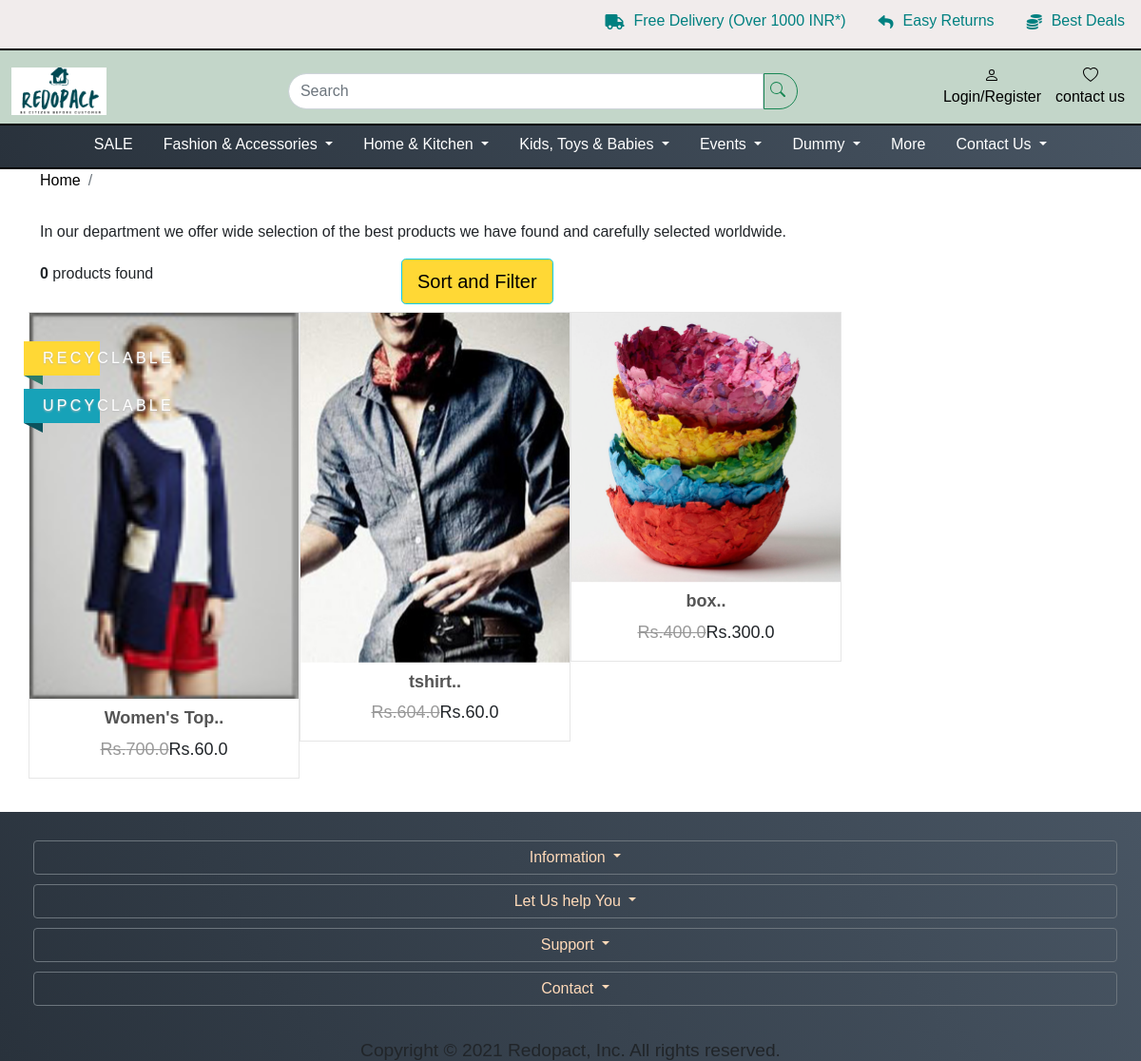
The page /listing/ on the database its author committed.
### shop/models.py (models this page shows, shortened)
class Product(models.Model):
    vendor = models.ForeignKey(VendorAccount, on_delete=models.DO_NOTHING)
    name = models.CharField(max_length=50)
    subcategory2 = models.ForeignKey(SubCategory2, on_delete=models.CASCADE, null=True, blank=True)
    size = models.CharField(max_length=50, null=True, blank=True)
    color = models.CharField(max_length=50, null=True, blank=True)
    product_for = models.CharField(max_length=7, choices=PRODUCTFOR_CHOICES, default='general')
    brand = models.CharField(max_length=50, null=True)
    tags = models.CharField(max_length=500, null=True, blank=True, default="blanktag")
    material = models.CharField(max_length=500, null=True, blank=True, default="blanktag")
    slug = models.SlugField(max_length=60, unique=True)
    in_stock = models.BooleanField(default=False)
    discount = models.IntegerField(null=True, blank=True)
    stock = models.IntegerField(null=True, blank=True)
    mrp = models.FloatField(default=60.00, null=True, blank=True)
    special_price = models.FloatField(null=True,blank=True)
    our_price = models.FloatField(null=True,blank=True)
    description = RichTextField(null=True, blank=True, )
    short_description = RichTextField(null=True, blank=True, )
    weight = models.FloatField(default=5.00, null=True)
    length= models.FloatField(default=50.00, null=True)
    width = models.FloatField(default=50.00, null=True)
    height = models.FloatField(default=50.00, null=True)
    pub_date = models.DateField(null=True, blank=True, )
    is_recycle = models.BooleanField(default=False)
    is_upcycle = models.BooleanField(default=False)
    is_ecofriendly = models.BooleanField(default=False)
    image = models.ImageField(upload_to=get_uplaod_file_name, default="")
    image2 = models.ImageField(upload_to=get_uplaod_file_name, null=True, blank=True, )
    image3 = models.ImageField(upload_to=get_uplaod_file_name, null=True, blank=True, )

### shop/views.py (the view)
# urls.py: path("listing/", views.listing, name="listing"),
def listing(request):
    ordering = request.GET.get('ordering', "")  # http://www.wondershop.in:8000/listproducts/?page=1&ordering=price
    search = request.GET.get('search', "")
    price = request.GET.get('price', "")
    if search:
        product = Product.objects.filter(Q(name__icontains=search) | Q(
            brand__icontains=search)| Q(subcategory2__name__icontains=search)| Q(subcategory2__subcategory1__name__icontains=search)| Q(subcategory2__subcategory1__category__name__icontains=search))  # SQLite doesn’t support case-sensitive LIKE statements; contains acts like icontains for SQLite
    else:
        product = Product.objects.all()
    if ordering:
        product = product.order_by(ordering)
    if price:
        product = product.filter(special_price__lt=price)
    page = request.GET.get('page', 1)
    product_paginator = Paginator(product, PRODUCTS_PER_PAGE)
    try:
        product = product_paginator.page(page)
    except EmptyPage:
        product = product_paginator.page(product_paginator.num_pages)
    except:
        product = product_paginator.page(PRODUCTS_PER_PAGE)
    return render(request, "shop/search_result.html",
                  {"product": product, 'page_obj': product, 'is_paginated': True, 'paginator': product_paginator})

### shop/templates/shop/search_result.html (shortened to what this page needs)
{% extends 'general/base.html' %}
{%load static%}
{% block head%}
    <link rel="stylesheet" href="{%static 'shop/css/style.css'%}" />
    <link rel="stylesheet" href="{%static 'shop/css/search.css'%}">
    <link rel="stylesheet" href="{%static 'shop/css/styles_navbar_Responsive.css'%}">
{% endblock %}
{% block body%}
    <div id="all">
      <div id="content">
        <div class="container">
          <div class="row">
            <div class="col-lg-12">
              <nav aria-label="breadcrumb">
                <ol class="breadcrumb">
                  <li class="breadcrumb-item"><a href="../">Home</a></li>
                  <li aria-current="page" class="breadcrumb-item active" style="text-transform: uppercase;">{{query}}</li>
                </ol>
              </nav>
              <div class="box">
                <p>In our <b style="text-transform: uppercase;">{{query}}</b> department we offer wide selection of the best products we have found and carefully selected worldwide.</p>
              </div>
              <div class="box info-bar">
                <div class="row">
                  <div class="col-md-12 col-lg-4 products-showing"><strong>{{ allProds|length }}</strong> products found</div>
                  <div class="col-md-12 col-lg-7 products-number-sort">
                      <button type="button" class="btn btn-info btn-lg" data-toggle="modal" data-target="#myModal" style="background:#ffd835;">Sort and Filter</button>
                  </div>
                </div>
              </div>
              <div class="row products">
              {% for i in product %}
                    <div class="col-lg-3 col-md-6 col-xs-6 chain-grid" style="padding-right: 0px;  padding-left: 0px;">
                      <div class="product">
                        <div class="flip-container">
                          <div class="flipper">
                            <div class="front"><a href="../products/{{i.id}}"><img src="../media/{{i.image}}" alt="" class="img-fluid"></a></div>
                            {% if i.image2 %}
                                <div class="back"><a href="../products/{{i.id}}"><img src="../media/{{i.image2}}" alt="" class="img-fluid"></a></div>
                            {% else %}
                                <div class="back"><a href="../products/{{i.id}}"><img src="../media/{{i.image}}" alt="" class="img-fluid"></a></div>
                            {% endif %}
                          </div>
                          {%if i.is_recycle %}
                              <div class="ribbon sale">
                                <div class="theribbon">RECYCLABLE</div>
                              </div>
                          {%endif%}
                          {%if i.is_upcycle  %}
                              <div class="ribbon new">
                                <div class="theribbon">upcyclable</div>
                              </div>
                          {%endif%}
                        </div>
                        <div class="text">
                          <h3><a href="../products/{{i.id}}">{{i.name|slice:"0:20"}}..</a></h3>
                          <p class="price">
                            <del>Rs.{{i.mrp}}</del>Rs.{{i.special_price}}
                          </p>
                        </div>
                      </div>
                    </div>
              {%endfor%}
              </div>
            </div>
          </div>
        </div>
      </div>
    </div>
 {% endblock %}

### general/static/general/css/style.css (style rules this page uses)
* { padding: 0; margin: 0; box-sizing: border-box; }
body { height: 100vh; font-family:'Franklin Gothic Medium', 'Arial Narrow', Arial, sans-serif; background-color:#fff; }
img { height: 100%; width: 100%; object-fit: cover; }

### shop/static/shop/css/style.css (style rules this page uses)
* { padding: 0; margin: 0; box-sizing: border-box; }
body { height: 100vh; font-family:'Franklin Gothic Medium', 'Arial Narrow', Arial, sans-serif; background-color:#fff; }
img { height: 100%; width: 100%; object-fit: cover; }

### shop/static/shop/css/search.css (style rules this page uses)
#content .info-bar { line-height: 32px; vertical-align: middle; }
#content .product { background: #fff; border: solid 1px #e6e6e6; margin-bottom: 30px; }
#content .product .flip-container { cursor: pointer; -webkit-perspective: 1000; perspective: 1000; -webkit-transform-style: preserve-3d; transform-style: preserve-3d; }
#content .product .flip-container, #content .product .front, #content .product .back { width: 100%; }
#content .product .flipper { -webkit-backface-visibility: hidden; backface-visibility: hidden; -webkit-transition: 0.6s; transition: 0.6s; -webkit-transform-style: preserve-3d; transform-style: preserve-3d; position: relative; }
#content .product .front, #content .product .back { -webkit-transform-style: preserve-3d; transform-style: preserve-3d; -webkit-transition: 0.6s; transition: 0.6s; transform-style: preserve-3d; position: absolute; top: 0; left: 0; }
#content .product .front { z-index: 2; -webkit-transform: rotateY(0deg); transform: rotateY(0deg); }
#content .product .back { -webkit-transform: rotateY(-180deg); transform: rotateY(-180deg); }
#content .product .text { padding: 10px 10px 0; }
#content .product .text h3 { font-size: 1.125rem; font-weight: 700; height: 17 px; text-align: center; overflow: hidden; }
#content .product .text h3 a { color: #555; }
#content .product .text p.price { font-size: 1.125rem; text-align: center; font-weight: 300; }
#content .product .text p.price del { color: #999; }
.ribbon { position: absolute; top: 50px; padding-left: 65px; z-index: 20; text-transform: uppercase; letter-spacing: 0.2em; }
.ribbon .theribbon { position: relative; width: 80px; padding: 6px 20px 6px 20px; margin: 30px 10px 10px -71px; color: #fff; background-color: #ffd835; text-shadow: 0px 1px 2px #bbb; }
.ribbon .theribbon:before, .ribbon .theribbon:after { content: ' '; position: absolute; width: 0; height: 0; }
.ribbon .theribbon:after { left: 0px; top: 100%; border-width: 5px 10px; border-style: solid; border-color: #2d7b6b #2d7b6b transparent transparent; }
.ribbon.sale { top: 0; }
.ribbon.new { top: 50px; }
.ribbon.new .theribbon { background-color: #17a2b8; text-shadow: 0px 1px 2px #bbb; }
.ribbon.new .theribbon:after { border-color: #0c525d #0c525d transparent transparent; }

### rows shown on the page
Product: image (picture), is_recycle "RECYCLABLE", is_upcycle "UPCYCLABLE", name "Women's Top", mrp "700.0", special_price "60.0"
Product: image (picture), name "tshirt", mrp "604.0", special_price "60.0"
Product: image (picture), name "box", mrp "400.0", special_price "300.0"

### other values the page prints
{{ allProds|length }} "0"
